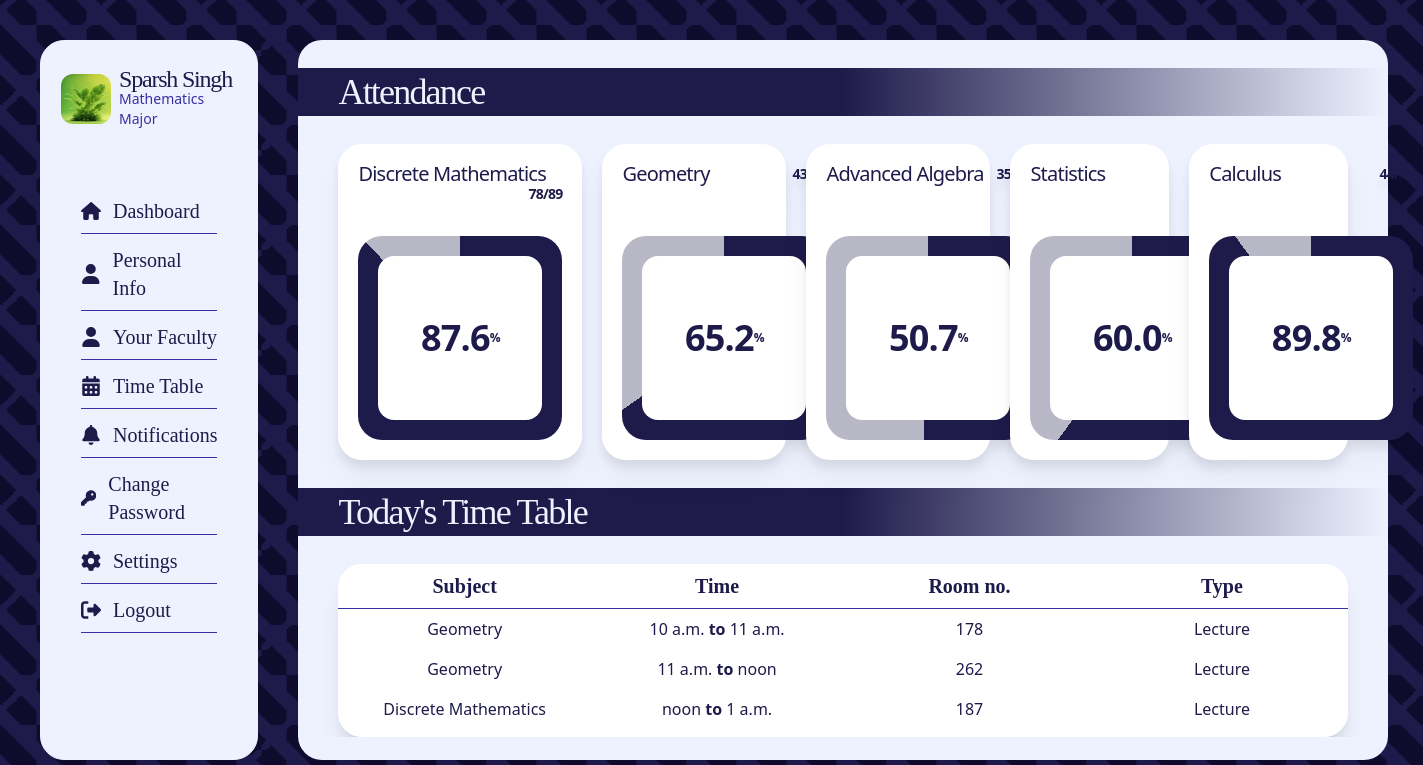
Page /dashboard/ (signed in) on the committed database.
### core/models.py (models this page shows, shortened)
class Students(models.Model):
    user = models.ForeignKey(User, on_delete=models.CASCADE)
    student_id = models.IntegerField()
    profile_img = models.ImageField(
        upload_to="profile_images", default="blank_profile_picture.jpg", null=True
    )
    address = models.CharField(max_length=100, default="")
    phone = models.IntegerField(default=0)
    course = models.ForeignKey(Courses, on_delete=models.CASCADE, null=True)
    father_name = models.CharField(max_length=30, default="")
    mother_name = models.CharField(max_length=30, default="")
    father_phone = models.IntegerField(default=0)
    mother_phone = models.IntegerField(default=0)
    dob = models.DateField(default=datetime.now)

class Courses(models.Model):
    course_name = models.CharField(max_length=100)
    course_id = models.IntegerField()

class Subjects(models.Model):
    subject_name = models.CharField(max_length=100)
    subject_id = models.IntegerField()
    course_id = models.ForeignKey(Courses, on_delete=models.CASCADE)
    subject_credits = models.IntegerField()

class Attendance(models.Model):
    subject_id = models.ForeignKey(Subjects, on_delete=models.CASCADE)
    student_id = models.ForeignKey(Students, on_delete=models.CASCADE)
    total_class = models.IntegerField(default=1)
    class_taken = models.IntegerField(default=0)
    @property
    def percentage(self):
        return round((self.class_taken * 100) / self.total_class, 1)

class TimeTables(models.Model):
    day_choices = (
        ("Sunday", "Sunday"),
        ("Monday", "Monday"),
        ("Tuesday", "Tuesday"),
        ("Wednesday", "Wednesday"),
        ("Thursday", "Thursday"),
        ("Friday", "Friday"),
        ("Saturday", "Saturday"),
    )
    course_id = models.ForeignKey(Courses, on_delete=models.CASCADE)
    subject_id = models.ForeignKey(Subjects, on_delete=models.CASCADE)
    time_start = models.TimeField()
    time_end = models.TimeField()
    day = models.CharField(max_length=30, choices=day_choices, default="Sunday")
    room_no = models.IntegerField(default=0)
    type_of_class = models.CharField(
        max_length=10,
        choices=(("Lecture", "Lecture"), ("Lab", "Lab")),
        default="Lecture",
    )

### core/views.py (the view)
# urls.py: path("dashboard/", views.dashboard, name="dashboard"),
@login_required(login_url="login")
def dashboard(request):
    student = Students.objects.filter(user=request.user).first()
    subjects = Subjects.objects.filter(course_id=student.course)
    attendance = Attendance.objects.filter(student_id=student)
    current_day = datetime.now().strftime("%A")
    today_time_table = TimeTables.objects.filter(
        course_id=student.course, day=current_day
    )
    att_list_angle = []
    att_list = []
    for subject in subjects:
        for att in attendance:
            if subject == att.subject_id:
                att_list_angle.append((att.percentage * 360) / 100)
                att_list.append(att.percentage)
    return render(
        request,
        "dashboard.html",
        {
            "user_profile": student,
            "subject_attendance": zip(subjects, att_list_angle, att_list, attendance),
            "time_table": today_time_table,
            "subjects": subject,
        },
    )

### templates/dashboard.html
{% extends "dash_base.html" %} {% block content %}
<div
	class="bg-indigo-50 backdrop-blur-sm rounded-3xl w-full h-full flex flex-col text-indigo-50"
>
	<div class="sec-1 w-full">
		<h1
			class="text-4xl font-light font-serif tracking-tighter text-indigo-50 my-7 px-10 py-1 w-full bg-gradient-to-r from-indigo-950 via-indigo-950 to-transparent"
		>
			Attendance
		</h1>
		<div class="tabs flex h-fit w-full gap-5 px-10">
			{% for subject, att_ang, att, attendance in subject_attendance %}
			<div
				class="tile-1 gap-3 grid grid-rows-4 flex-1 bg-white drop-shadow-xl rounded-3xl text-indigo-950 p-5 tracking-tighter"
			>
				<h1 class="text-xl leading-5 row-span-1 font-medium">
					{{subject.subject_name}}
					<span class="text-sm float-right"
						><b
							>{{attendance.class_taken}}/{{attendance.total_class}}</b
						></span
					>
				</h1>
				<div
					class="circle grow rounded-3xl row-span-3 aspect-square grid place-items-center p-5"
					style="
									background: conic-gradient(
										#1e1b4b {{att_ang}}deg,
										#1e1b4b50 {{att_ang}}deg
									);
								"
				>
					<h1
						class="num h-full w-full bg-white rounded-2xl text-4xl font-black flex justify-center items-center"
					>
						{{att}}<span class="text-xs inline">%</span>
					</h1>
				</div>
			</div>
			{% empty %}
			<h1
				class="text-3xl text-green-500 text-center my-10 py-2 rounded-xl shadow-xl bg-white w-full italic"
			>
				You're new, you don't have an attendance record
			</h1>
			{% endfor %}
		</div>
	</div>
	<div class="sec-2 w-full overflow-hidden">
		<h1
			class="text-4xl font-light font-serif tracking-tighter text-indigo-50 my-7 px-10 py-1 w-full bg-gradient-to-r from-indigo-950 via-indigo-950 to-transparent"
		>
			Today's Time Table {{now_time}}
		</h1>
		<div class="table w-full rounded-3xl px-10">
			<div class="cont w-full h-full shadow-xl rounded-3xl">
				<div
					class="headings flex justify-evenly w-full bg-white text-indigo-950 rounded-t-3xl"
				>
					<h1
						class="font-serif text-xl font-semibold border-b border-indigo-800 w-full text-center py-2"
					>
						Subject
					</h1>
					<h1
						class="font-serif text-xl font-semibold border-b border-indigo-800 w-full text-center py-2"
					>
						Time
					</h1>
					<h1
						class="font-serif text-xl font-semibold border-b border-indigo-800 w-full text-center py-2"
					>
						Room no.
					</h1>
					<h1
						class="font-serif text-xl font-semibold border-b border-indigo-800 w-full text-center py-2"
					>
						Type
					</h1>
				</div>
				<div
					class="entries rounded-b-3xl h-32 overflow-y-scroll font-medium bg-white"
				>
					<div class="w-full">
						{% for now in time_table %}
						<div
							class="entry-1 flex justify-evenly w-full text-md text-indigo-950 py-2"
						>
							<p class="text-center w-full">
								{{now.subject_id.subject_name}}
							</p>
							<p class="text-center w-full">
								{{now.time_start}} <b>to</b> {{now.time_end}}
							</p>
							<p class="text-center w-full">{{now.room_no}}</p>
							<p class="text-center w-full">
								{{now.type_of_class}}
							</p>
						</div>
						{% empty %}
						<h1
							class="text-3xl text-green-500 text-center py-10 w-full italic"
						>
							No Classes today :)
						</h1>
						{% endfor %}
					</div>
				</div>
			</div>
		</div>
	</div>
</div>
{% endblock %}

### templates/dash_base.html (shortened to what this page needs)
<!DOCTYPE html>
<html lang="en">
	<head>
		<script src="//cdn.tailwindcss.com"></script>
	</head>
	<body class="flex gap-10 h-screen p-10">
		<nav
			class="bg-indigo-50 backdrop-blur h-full rounded-3xl basis-1/5 border border-indigo-50 flex flex-col items-evenly"
		>
			<div
				class="profile py-2 rounded-xl flex justify-center gap-2 items-center mx-5 my-5 bg-indigo-50"
			>
				<div
					class="img bg-[url('{{user_profile.profile_img.url}}')] rounded-xl aspect-square h-[50px] bg-center bg-cover"
				></div>
				<h1
					class="text-2xl font-serif font-medium tracking-tighter text-indigo-950 leading-5"
				>
					{{user_profile.user.username}}
					<span
						class="block text-sm tracking-normal font-sans bg-indigo-50 text-indigo-800"
					>
						{{user_profile.course.course_name}}
					</span>
				</h1>
			</div>
			<div
				class="menu p-5 rounded-xl flex flex-col text-xl justify-center gap-3 items-center mx-5 my-5 bg-indigo-50 font-serif"
			>
				<a
					href="/dashboard/"
					class="flex gap-3 items-center border-b border-indigo-800 pb-2 w-full relative after:content-[''] after:absolute after:bottom-0 after:duration-700 text-indigo-950 hover:after:w-full after:h-1 after:bg-indigo-950 after:rounded-full after:left-0 after:w-0"
				>
					Dashboard</a
				>
				<a
					href="/dashboard/dash_personal_info"
					class="flex gap-3 items-center border-b border-indigo-800 pb-2 w-full relative after:content-[''] after:absolute after:bottom-0 after:duration-700 text-indigo-950 hover:after:w-full after:h-1 after:bg-indigo-950 after:rounded-full after:left-0 after:w-0"
				>
					<svg
						xmlns="http://www.w3.org/2000/svg"
						height="20"
						width="20"
						viewBox="0 0 448 512"
					>
						<path
							fill="#1E1B4B"
							d="M224 256A128 128 0 1 0 224 0a128 128 0 1 0 0 256zm-45.7 48C79.8 304 0 383.8 0 482.3C0 498.7 13.3 512 29.7 512H418.3c16.4 0 29.7-13.3 29.7-29.7C448 383.8 368.2 304 269.7 304H178.3z"
						/>
					</svg>
					Personal Info</a
				>
				<a
					href="/dashboard/dash_faculty"
					class="flex gap-3 items-center border-b border-indigo-800 pb-2 w-full relative after:content-[''] after:absolute after:bottom-0 after:duration-700 text-indigo-950 hover:after:w-full after:h-1 after:bg-indigo-950 after:rounded-full after:left-0 after:w-0"
				>
					<svg
						xmlns="http://www.w3.org/2000/svg"
						height="20"
						width="20"
						viewBox="0 0 448 512"
					>
						<path
							fill="#1E1B4B"
							d="M224 256A128 128 0 1 0 224 0a128 128 0 1 0 0 256zm-45.7 48C79.8 304 0 383.8 0 482.3C0 498.7 13.3 512 29.7 512H418.3c16.4 0 29.7-13.3 29.7-29.7C448 383.8 368.2 304 269.7 304H178.3z"
						/>
					</svg>
					Your Faculty</a
				>
				<a
					href="/dashboard/dash_time_table"
					class="flex gap-3 items-center border-b border-indigo-800 pb-2 w-full relative after:content-[''] after:absolute after:bottom-0 after:duration-700 text-indigo-950 hover:after:w-full after:h-1 after:bg-indigo-950 after:rounded-full after:left-0 after:w-0"
				>
					Time Table</a
				>
				<a
					href="/dashboard/dash_notification"
					class="flex gap-3 items-center border-b border-indigo-800 pb-2 w-full relative after:content-[''] after:absolute after:bottom-0 after:duration-700 text-indigo-950 hover:after:w-full after:h-1 after:bg-indigo-950 after:rounded-full after:left-0 after:w-0"
				>
					Notifications</a
				>
				<a
					href="/dashboard/dash_change_pass"
					class="flex gap-3 items-center border-b border-indigo-800 pb-2 w-full relative after:content-[''] after:absolute after:bottom-0 after:duration-700 text-indigo-950 hover:after:w-full after:h-1 after:bg-indigo-950 after:rounded-full after:left-0 after:w-0"
				>
					Change Password</a
				>
				<a
					href="/student_settings/"
					class="flex gap-3 items-center border-b border-indigo-800 pb-2 w-full relative after:content-[''] after:absolute after:bottom-0 after:duration-700 text-indigo-950 hover:after:w-full after:h-1 after:bg-indigo-950 after:rounded-full after:left-0 after:w-0"
				>
					Settings</a
				>
				<a
					href="/logout/"
					class="flex gap-3 items-center border-b border-indigo-800 pb-2 w-full relative after:content-[''] after:absolute after:bottom-0 after:duration-700 text-indigo-950 hover:after:w-full after:h-1 after:bg-indigo-950 after:rounded-full after:left-0 after:w-0"
					>
					Logout
				</a>
			</div>
		</nav>
		<div class="right-sec h-full flex-1">
			{% block content %} {% endblock content %}
		</div>
	</body>
</html>

### rows in the picture
Students: profile_img (picture), user.username "Sparsh Singh", course.course_name "Mathematics Major"
Subjects: subject_name "Discrete Mathematics", class_taken "78", total_class "89", att "87.6"
Subjects: subject_name "Geometry", class_taken "43", att "65.2"
Subjects: subject_name "Advanced Algebra", class_taken "35", att "50.7"
Subjects: subject_name "Statistics", att "60.0"
Subjects: subject_name "Calculus", class_taken "44", att "89.8"
TimeTables: subject_id.subject_name "Geometry", time_start "10 a.m.", time_end "11 a.m.", room_no "178", type_of_class "Lecture"
TimeTables: subject_id.subject_name "Geometry", time_start "11 a.m.", time_end "noon", room_no "262", type_of_class "Lecture"
TimeTables: subject_id.subject_name "Discrete Mathematics", time_start "noon", time_end "1 a.m.", room_no "187", type_of_class "Lecture"
